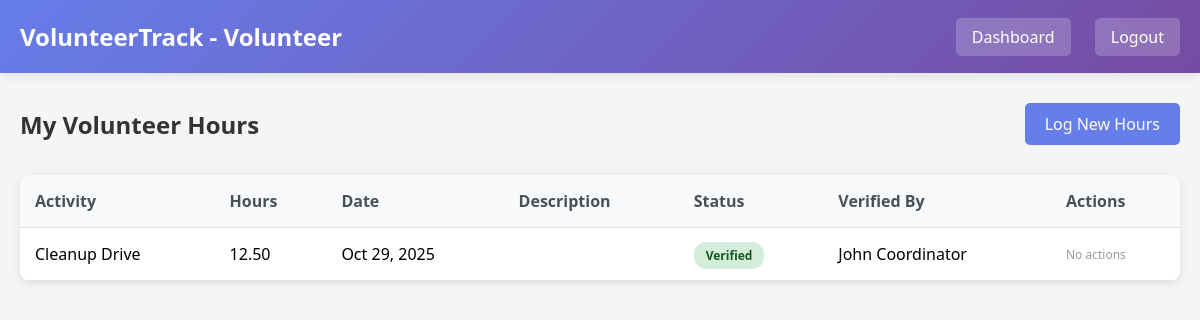
/users/volunteer/modules/hours/manage_hours.php (signed in), run on the app's committed database.
### tables this page shows
CREATE TABLE `hours` (
  `hour_id` int(11) NOT NULL,
  `volunteer_id` int(11) NOT NULL,
  `activity_id` int(11) NOT NULL,
  `hours_worked` decimal(5,2) NOT NULL,
  `work_date` date NOT NULL,
  `description` text DEFAULT NULL,
  `status` enum('pending','verified','rejected') DEFAULT 'pending',
  `verified_by` int(11) DEFAULT NULL,
  `verified_at` timestamp NULL DEFAULT NULL,
  `created_at` timestamp NOT NULL DEFAULT current_timestamp(),
  `updated_at` timestamp NOT NULL DEFAULT current_timestamp() ON UPDATE current_timestamp()
);

CREATE TABLE `activities` (
  `activity_id` int(11) NOT NULL,
  `activity_name` varchar(100) NOT NULL,
  `description` text DEFAULT NULL,
  `location` varchar(200) DEFAULT NULL,
  `created_by` int(11) NOT NULL,
  `status` enum('active','inactive') DEFAULT 'active',
  `created_at` timestamp NOT NULL DEFAULT current_timestamp(),
  `updated_at` timestamp NOT NULL DEFAULT current_timestamp() ON UPDATE current_timestamp()
);

CREATE TABLE `users` (
  `user_id` int(11) NOT NULL,
  `username` varchar(50) NOT NULL,
  `email` varchar(100) NOT NULL,
  `password` varchar(255) NOT NULL,
  `full_name` varchar(100) NOT NULL,
  `role` enum('volunteer','coordinator','admin') NOT NULL DEFAULT 'volunteer',
  `phone` varchar(20) DEFAULT NULL,
  `address` text DEFAULT NULL,
  `status` enum('active','inactive') DEFAULT 'active',
  `created_at` timestamp NOT NULL DEFAULT current_timestamp(),
  `updated_at` timestamp NOT NULL DEFAULT current_timestamp() ON UPDATE current_timestamp()
);

### includes/auth.php (called while the page is built, shortened)
<?php
function getUserId() {
    return isset($_SESSION['user_id']) ? $_SESSION['user_id'] : null;
}
?>

### users/volunteer/modules/hours/manage_hours.php (the view, shortened to what this page needs)
<?php
require_once '../../../../includes/auth.php';
$database = new Database();
$db = $database->getConnection();
$user_id = getUserId();
$query = "SELECT h.*, a.activity_name, v.full_name as verifier_name
          FROM hours h
          JOIN activities a ON h.activity_id = a.activity_id
          LEFT JOIN users v ON h.verified_by = v.user_id
          WHERE h.volunteer_id = :user_id
          ORDER BY h.work_date DESC, h.created_at DESC";
$stmt = $db->prepare($query);
$stmt->bindParam(':user_id', $user_id);
$stmt->execute();
$hours = $stmt->fetchAll(PDO::FETCH_ASSOC);
?>
<!DOCTYPE html>
<html lang="en">
<head>
</head>
<body>
    <div class="header">
        <div class="header-content">
            <h1><?php echo SITE_NAME; ?> - Volunteer</h1>
            <div class="header-links">
                <a href="../../v_dashboard.php">Dashboard</a>
                <a href="../../../../logout.php">Logout</a>
            </div>
        </div>
    </div>
    <div class="container">
        <div class="page-header">
            <h2>My Volunteer Hours</h2>
            <a href="add_hours.php" class="btn btn-primary">Log New Hours</a>
        </div>
        <div class="card">
            <div class="table-responsive">
                <table>
                    <thead>
                        <tr>
                            <th>Activity</th>
                            <th>Hours</th>
                            <th>Date</th>
                            <th>Description</th>
                            <th>Status</th>
                            <th>Verified By</th>
                            <th>Actions</th>
                        </tr>
                    </thead>
                    <tbody>
                        <?php if (count($hours) > 0): ?>
                            <?php foreach ($hours as $hour): ?>
                            <tr>
                                <td><?php echo htmlspecialchars($hour['activity_name']); ?></td>
                                <td><?php echo $hour['hours_worked']; ?></td>
                                <td><?php echo date('M d, Y', strtotime($hour['work_date'])); ?></td>
                                <td><?php echo htmlspecialchars(substr($hour['description'], 0, 40)) . (strlen($hour['description']) > 40 ? '...' : ''); ?></td>
                                <td>
                                    <span class="badge badge-<?php echo $hour['status']; ?>">
                                        <?php echo ucfirst($hour['status']); ?>
                                    </span>
                                </td>
                                <td><?php echo $hour['verifier_name'] ? htmlspecialchars($hour['verifier_name']) : '-'; ?></td>
                                <td>
                                    <div class="actions">
                                        <?php if ($hour['status'] == 'pending'): ?>
                                            <a href="edit_hours.php?id=<?php echo $hour['hour_id']; ?>"
                                               class="btn btn-primary btn-sm">Edit</a>
                                            <a href="?delete=<?php echo $hour['hour_id']; ?>"
                                               class="btn btn-danger btn-sm"
                                               onclick="return confirm('Are you sure you want to delete this entry?')">Delete</a>
                                        <?php else: ?>
                                            <span style="color: #999; font-size: 12px;">No actions</span>
                                        <?php endif; ?>
                                    </div>
                                </td>
                            </tr>
                            <?php endforeach; ?>
                        <?php endif; ?>
                    </tbody>
                </table>
            </div>
        </div>
    </div>
</body>
</html>

### users/volunteer/modules/hours/manage_hours.php (style rules this page uses)
* { margin: 0; padding: 0; box-sizing: border-box; }
body { font-family: 'Segoe UI', Tahoma, Geneva, Verdana, sans-serif; background: #f5f5f5; }
.header { background: linear-gradient(135deg, #667eea 0%, #764ba2 100%); color: white; padding: 20px; box-shadow: 0 2px 10px rgba(0,0,0,0.1); }
.header-content { max-width: 1200px; margin: 0 auto; display: flex; justify-content: space-between; align-items: center; }
.header h1 { font-size: 24px; }
.header-links a { color: white; text-decoration: none; margin-left: 20px; padding: 8px 16px; border-radius: 5px; background: rgba(255,255,255,0.2); }
.container { max-width: 1200px; margin: 30px auto; padding: 0 20px; }
.page-header { display: flex; justify-content: space-between; align-items: center; margin-bottom: 30px; }
.page-header h2 { color: #333; }
.btn { padding: 10px 20px; border: none; border-radius: 5px; cursor: pointer; text-decoration: none; display: inline-block; transition: all 0.3s; }
.btn-primary { background: #667eea; color: white; }
.card { background: white; border-radius: 10px; box-shadow: 0 2px 10px rgba(0,0,0,0.1); overflow: hidden; }
.table-responsive { overflow-x: auto; }
table { width: 100%; border-collapse: collapse; }
thead { background: #f8f9fa; }
th, td { padding: 15px; text-align: left; border-bottom: 1px solid #dee2e6; }
th { font-weight: 600; color: #495057; }
.badge { padding: 5px 12px; border-radius: 12px; font-size: 12px; font-weight: 600; }
.badge-verified { background: #d4edda; color: #155724; }
.actions { display: flex; gap: 5px; }

### data on the page
hours: activity.activity_name "Cleanup Drive", hours_worked "12.50", work_date "Oct 29, 2025", status "Verified", verified_by.full_name "John Coordinator", shows "No actions"

### other printed values
SITE_NAME "VolunteerTrack"
